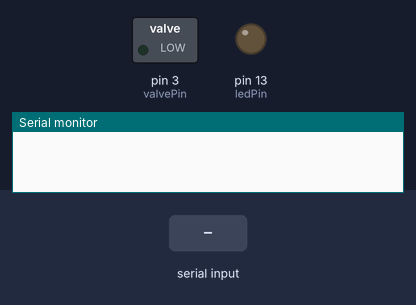
This sketch was run on a simulated Arduino Uno, built with avr-gcc and run on an emulated ATmega328P. On the bench: switched loads named in the sketch (green lamp = pin HIGH), output pins drawn as LEDs (lit = HIGH), the last lines printed to the serial monitor. The test bench sets the inputs (shaded band).

Above: at 1.2 s.
1.3 s: "1\n" received over Serial
At 2.0 s:
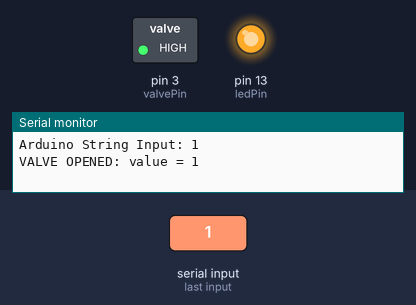
Timing chart, 0 to 5.8 s (numbered marks = the images above; inputs shaded):
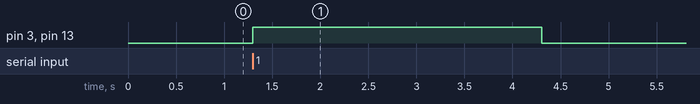

Measured:
- after the input at 1.3 s, pin 3 (valvePin), pin 13 (ledPin): LOW → HIGH at once, → LOW 3.0 s later

The sketch:

wacmcs_arduino_valve.ino
```cpp
// arduiono


// set pins for the solenoid and Arduino LED
const int ledPin = 13;

// Pin for solenoid valve
const int valvePin = 3;  // Adjust according to your setup

String str;

int strInput = 0;

void setup() {
  Serial.begin(115200);  // Initialize serial communication
  // Serial.begin(9600);  // Initialize serial communication

  // mark the led and solenoid pins as outputs
  pinMode(ledPin, OUTPUT);
  pinMode(valvePin, OUTPUT);
}

void loop() {
  if (Serial.available()) {
    receiveData();
  }
}

// Function to receive serial data and send a response
void receiveData() {
  // loop to capture inputs
  // while (Serial.available() == 0) {}
  // Serial.write(Serial.read());
  //Checking is any data is coming from Esp8266
  if (Serial.available()) {
    // str = Serial.readString();
    strInput = Serial.parseInt();
    Serial.print("Arduino String Input: ");
    Serial.println(strInput);

    //
    controlValve(strInput);
    Serial.flush();  //Clearing all Serial print
    delay(2000);
  }

  Serial.println("Waiting ...\n");
}
// strInput = 1;
// controlValve(strInput);
// delay(5000);

// strInput = 0;
// controlValve(strInput);
// delay(5000);


//
void controlValve(int tapStatus) {
  if (tapStatus == 1) {
    // Open the valve
    digitalWrite(valvePin, HIGH);
    // light up the led
    digitalWrite(ledPin, HIGH);

    Serial.print("VALVE OPENED: value = ");
    Serial.println(String(tapStatus));
  } else {
    // Close the valve
    digitalWrite(valvePin, LOW);
    // turn off the LED
    digitalWrite(ledPin, LOW);

    Serial.print("VALVE CLOSED: value = ");
    Serial.println(String(tapStatus));
  }
}


//
void sample() {
  // Reads the next byte from the serial buffer
  int value = Serial.read();

  if (value != -1) {
    // Process the received value (e.g., convert to integer if needed)
    int receivedInt = value;
    controlValve(receivedInt);
    Serial.print("Received value:");
    Serial.println(receivedInt);
  } else {
    Serial.println("No data available");
  }
}
```
